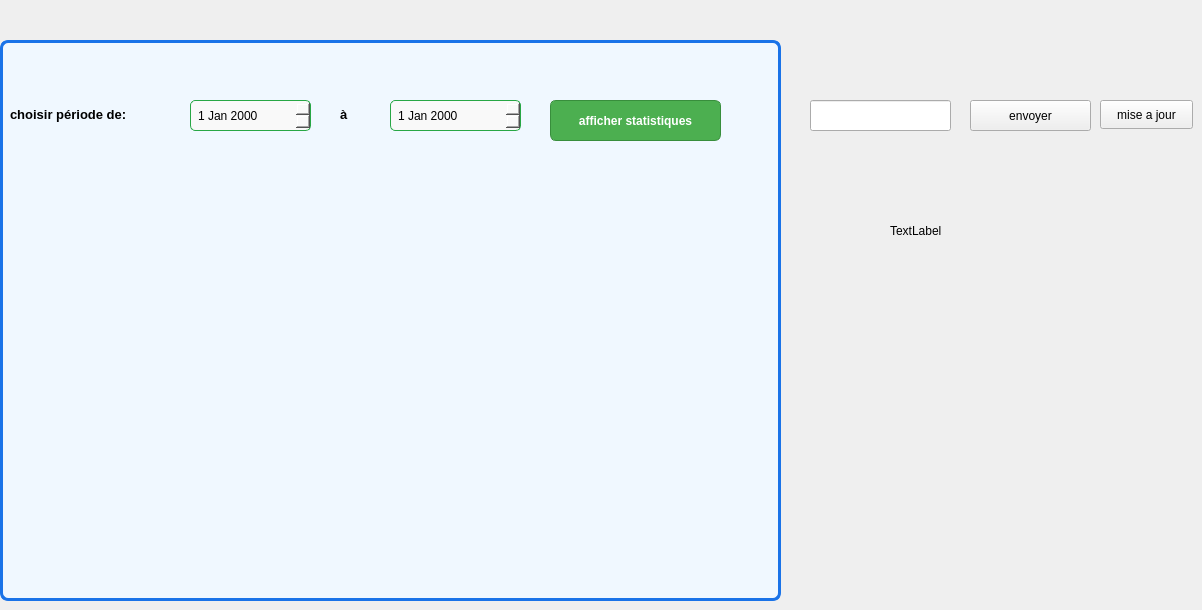
      <widget class="QWidget" name="tab_4">
       <attribute name="title">
        <string>fonctionnalites</string>
       </attribute>
       <widget class="QDateEdit" name="datedebut">
        <property name="geometry">
         <rect>
          <x>190</x>
          <y>100</y>
          <width>121</width>
          <height>31</height>
         </rect>
        </property>
        <property name="styleSheet">
         <string notr="true">QDateEdit {
    border: 1px solid #28a745; /* Bordure de 1px de couleur verte */
    border-radius: 5px; /* Bordure arrondie avec un rayon de 5px */
    padding: 5px; /* Espacement interne */
    background-color: #f9f9f9; /* Fond de couleur très claire */
    color: black; /* Texte en noir */
}



</string>
        </property>
       </widget>
       <widget class="QDateEdit" name="datefin">
        <property name="geometry">
         <rect>
          <x>390</x>
          <y>100</y>
          <width>131</width>
          <height>31</height>
         </rect>
        </property>
        <property name="styleSheet">
         <string notr="true">QDateEdit {
    border: 1px solid #28a745; /* Bordure de 1px de couleur verte */
    border-radius: 5px; /* Bordure arrondie avec un rayon de 5px */
    padding: 5px; /* Espacement interne */
    background-color: #f9f9f9; /* Fond de couleur très claire */
    color: black; /* Texte en noir */
}</string>
        </property>
       </widget>
       <widget class="QLabel" name="label_8">
        <property name="geometry">
         <rect>
          <x>2</x>
          <y>99</y>
          <width>171</width>
          <height>31</height>
         </rect>
        </property>
        <property name="styleSheet">
         <string notr="true">QLabel {
    font-family: &quot;Segoe UI&quot;; /* Définir la police à Segoe UI */
    font-size: 10pt; /* Taille de la police à 10 points */
    font-weight: bold; /* Texte en gras */
    color: #000000; /* Couleur du texte (noir par défaut) */
    padding: 5px; /* Espacement interne autour du texte */
    background: transparent; /* Fond transparent (optionnel) */
}

</string>
        </property>
        <property name="text">
         <string>choisir période de:</string>
        </property>
       </widget>
       <widget class="QPushButton" name="pushButton_stat">
        <property name="geometry">
         <rect>
          <x>550</x>
          <y>100</y>
          <width>171</width>
          <height>41</height>
         </rect>
        </property>
        <property name="styleSheet">
         <string notr="true">QPushButton {
    color: #ffffff; /* Texte blanc */
    background-color: #4caf50; /* Vert pour le fond */
    border: 1px solid #388e3c; /* Bordure légèrement plus foncée */
    border-radius: 6px; /* Coins arrondis */
    padding: 8px 12px; /* Espacement intérieur */
    font-weight: bold; /* Texte en gras */
}

QPushButton:hover {
    background-color: #66bb6a; /* Vert plus clair au survol */
}

QPushButton:pressed {
    background-color: #2e7d32; /* Vert foncé quand le bouton est cliqué */
}

</string>
        </property>
        <property name="text">
         <string>afficher statistiques</string>
        </property>
       </widget>
       <widget class="QLabel" name="label_9">
        <property name="geometry">
         <rect>
          <x>332</x>
          <y>99</y>
          <width>61</width>
          <height>31</height>
         </rect>
        </property>
        <property name="styleSheet">
         <string notr="true">QLabel {
    font-family: &quot;Segoe UI&quot;; /* Définir la police à Segoe UI */
    font-size: 10pt; /* Taille de la police à 10 points */
    font-weight: bold; /* Texte en gras */
    color: #000000; /* Couleur du texte (noir par défaut) */
    padding: 5px; /* Espacement interne autour du texte */
    background: transparent; /* Fond transparent (optionnel) */
}

</string>
        </property>
        <property name="text">
         <string>à</string>
        </property>
       </widget>
       <widget class="QWidget" name="layout_statistiques" native="true">
        <property name="geometry">
         <rect>
          <x>70</x>
          <y>190</y>
          <width>661</width>
          <height>341</height>
         </rect>
        </property>
       </widget>
       <widget class="QLineEdit" name="lineEdit_id">
        <property name="geometry">
         <rect>
          <x>810</x>
          <y>100</y>
          <width>141</width>
          <height>31</height>
         </rect>
        </property>
       </widget>
       <widget class="QPushButton" name="sendButton">
        <property name="geometry">
         <rect>
          <x>970</x>
          <y>100</y>
          <width>121</width>
          <height>31</height>
         </rect>
        </property>
        <property name="text">
         <string>envoyer</string>
        </property>
       </widget>
       <widget class="QLabel" name="label_etat">
        <property name="geometry">
         <rect>
          <x>890</x>
          <y>210</y>
          <width>151</width>
          <height>41</height>
         </rect>
        </property>
        <property name="text">
         <string>TextLabel</string>
        </property>
       </widget>
       <widget class="QPushButton" name="pushButton_update">
        <property name="geometry">
         <rect>
          <x>1100</x>
          <y>100</y>
          <width>93</width>
          <height>29</height>
         </rect>
        </property>
        <property name="text">
         <string>mise a jour</string>
        </property>
       </widget>
       <widget class="QListWidget" name="listWidget_8">
        <property name="geometry">
         <rect>
          <x>0</x>
          <y>40</y>
          <width>781</width>
          <height>561</height>
         </rect>
        </property>
        <property name="styleSheet">
         <string notr="true">QListWidget {
    border: 3px solid #1a73e8; /* Bordure épaisse avec une couleur bleue */
    border-radius: 8px; /* Coins arrondis pour un effet élégant */
    background-color: #f0f8ff; /* Fond clair et agréable pour le QListWidget */
}

QListWidget::item {
    padding: 10px; /* Espacement interne des éléments */
    border-bottom: 1px solid #1a73e8; /* Séparation des éléments par une ligne bleue */
}

QListWidget::item:selected {
    background-color: #90caf9; /* Couleur différente lors de la sélection */
    color: #1a1a1a; /* Couleur du texte pour l'élément sélectionné */
}

QListWidget::item:hover {
    background-color: #e1f5fe; /* Couleur plus claire lors du survol */
    color: #1a1a1a; /* Couleur du texte pour l'élément survolé */
}
</string>
        </property>
       </widget>
       <zorder>listWidget_8</zorder>
       <zorder>datedebut</zorder>
       <zorder>datefin</zorder>
       <zorder>label_8</zorder>
       <zorder>pushButton_stat</zorder>
       <zorder>label_9</zorder>
       <zorder>layout_statistiques</zorder>
       <zorder>lineEdit_id</zorder>
       <zorder>sendButton</zorder>
       <zorder>label_etat</zorder>
       <zorder>pushButton_update</zorder>
      </widget>
